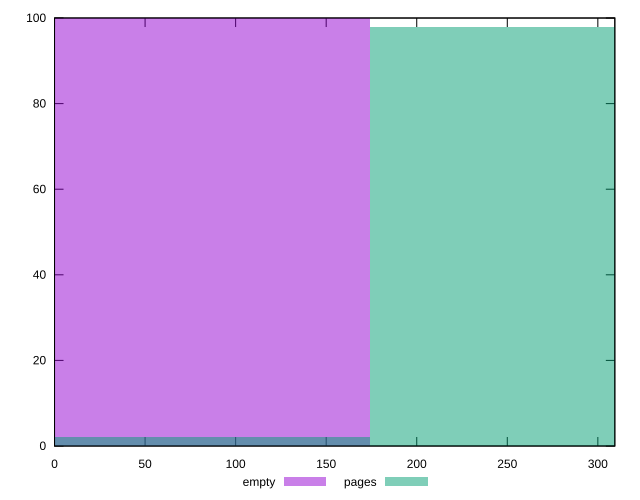

The gnuplot source for this figure:
reset

$empty <<EOF
0 100
EOF

$pages <<EOF
0 2
348.1081214913994 98
EOF

set key outside below
set boxwidth 348.1081214913994
set xrange [0:309.376]
set yrange [0:100]
set trange [0:100]
set style fill transparent solid 0.5 noborder
set terminal svg size 640, 500 enhanced background rgb 'white'
set output "report_00008_2021-01-22T20:58:29.167/uses-rel-preconnect/comparison/histogram/0_vs_1.svg"

plot $empty title "empty" with boxes, \
     $pages title "pages" with boxes

reset
